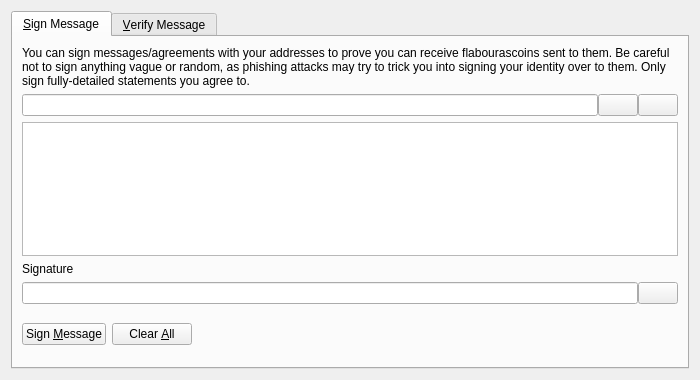
<?xml version="1.0" encoding="UTF-8"?>
<ui version="4.0">
 <class>SignVerifyMessageDialog</class>
 <widget class="QDialog" name="SignVerifyMessageDialog">
  <property name="geometry">
   <rect>
    <x>0</x>
    <y>0</y>
    <width>700</width>
    <height>380</height>
   </rect>
  </property>
  <property name="windowTitle">
   <string>Signatures - Sign / Verify a Message</string>
  </property>
  <property name="modal">
   <bool>true</bool>
  </property>
  <layout class="QVBoxLayout" name="verticalLayout">
   <item>
    <widget class="QTabWidget" name="tabWidget">
     <property name="currentIndex">
      <number>0</number>
     </property>
     <widget class="QWidget" name="tabSignMessage">
      <attribute name="title">
       <string>&amp;Sign Message</string>
      </attribute>
      <layout class="QVBoxLayout" name="verticalLayout_SM">
       <item>
        <widget class="QLabel" name="infoLabel_SM">
         <property name="text">
          <string>You can sign messages/agreements with your addresses to prove you can receive flabourascoins sent to them. Be careful not to sign anything vague or random, as phishing attacks may try to trick you into signing your identity over to them. Only sign fully-detailed statements you agree to.</string>
         </property>
         <property name="textFormat">
          <enum>Qt::PlainText</enum>
         </property>
         <property name="wordWrap">
          <bool>true</bool>
         </property>
        </widget>
       </item>
       <item>
        <layout class="QHBoxLayout" name="horizontalLayout_1_SM">
         <property name="spacing">
          <number>0</number>
         </property>
         <item>
          <widget class="QValidatedLineEdit" name="addressIn_SM">
           <property name="toolTip">
            <string>The FlabourasCoin address to sign the message with</string>
           </property>
          </widget>
         </item>
         <item>
          <widget class="QPushButton" name="addressBookButton_SM">
           <property name="toolTip">
            <string>Choose previously used address</string>
           </property>
           <property name="text">
            <string/>
           </property>
           <property name="icon">
            <iconset resource="../bitcoin.qrc">
             <normaloff>:/icons/address-book</normaloff>:/icons/address-book</iconset>
           </property>
           <property name="shortcut">
            <string>Alt+A</string>
           </property>
           <property name="autoDefault">
            <bool>false</bool>
           </property>
          </widget>
         </item>
         <item>
          <widget class="QPushButton" name="pasteButton_SM">
           <property name="toolTip">
            <string>Paste address from clipboard</string>
           </property>
           <property name="text">
            <string/>
           </property>
           <property name="icon">
            <iconset resource="../bitcoin.qrc">
             <normaloff>:/icons/editpaste</normaloff>:/icons/editpaste</iconset>
           </property>
           <property name="shortcut">
            <string>Alt+P</string>
           </property>
           <property name="autoDefault">
            <bool>false</bool>
           </property>
          </widget>
         </item>
        </layout>
       </item>
       <item>
        <widget class="QPlainTextEdit" name="messageIn_SM">
         <property name="toolTip">
          <string>Enter the message you want to sign here</string>
         </property>
        </widget>
       </item>
       <item>
        <widget class="QLabel" name="signatureLabel_SM">
         <property name="text">
          <string>Signature</string>
         </property>
         <property name="textFormat">
          <enum>Qt::PlainText</enum>
         </property>
        </widget>
       </item>
       <item>
        <layout class="QHBoxLayout" name="horizontalLayout_2_SM">
         <property name="spacing">
          <number>0</number>
         </property>
         <item>
          <widget class="QLineEdit" name="signatureOut_SM">
           <property name="font">
            <font>
             <italic>true</italic>
            </font>
           </property>
           <property name="readOnly">
            <bool>true</bool>
           </property>
          </widget>
         </item>
         <item>
          <widget class="QPushButton" name="copySignatureButton_SM">
           <property name="toolTip">
            <string>Copy the current signature to the system clipboard</string>
           </property>
           <property name="text">
            <string/>
           </property>
           <property name="icon">
            <iconset resource="../bitcoin.qrc">
             <normaloff>:/icons/editcopy</normaloff>:/icons/editcopy</iconset>
           </property>
           <property name="autoDefault">
            <bool>false</bool>
           </property>
          </widget>
         </item>
        </layout>
       </item>
       <item>
        <layout class="QHBoxLayout" name="horizontalLayout_3_SM">
         <item>
          <widget class="QPushButton" name="signMessageButton_SM">
           <property name="toolTip">
            <string>Sign the message to prove you own this FlabourasCoin address</string>
           </property>
           <property name="text">
            <string>Sign &amp;Message</string>
           </property>
           <property name="icon">
            <iconset resource="../bitcoin.qrc">
             <normaloff>:/icons/edit</normaloff>:/icons/edit</iconset>
           </property>
           <property name="autoDefault">
            <bool>false</bool>
           </property>
          </widget>
         </item>
         <item>
          <widget class="QPushButton" name="clearButton_SM">
           <property name="toolTip">
            <string>Reset all sign message fields</string>
           </property>
           <property name="text">
            <string>Clear &amp;All</string>
           </property>
           <property name="icon">
            <iconset resource="../bitcoin.qrc">
             <normaloff>:/icons/remove</normaloff>:/icons/remove</iconset>
           </property>
           <property name="autoDefault">
            <bool>false</bool>
           </property>
          </widget>
         </item>
         <item>
          <spacer name="horizontalSpacer_1_SM">
           <property name="orientation">
            <enum>Qt::Horizontal</enum>
           </property>
           <property name="sizeHint" stdset="0">
            <size>
             <width>40</width>
             <height>48</height>
            </size>
           </property>
          </spacer>
         </item>
         <item>
          <widget class="QLabel" name="statusLabel_SM">
           <property name="font">
            <font>
             <weight>75</weight>
             <bold>true</bold>
            </font>
           </property>
           <property name="text">
            <string/>
           </property>
           <property name="wordWrap">
            <bool>true</bool>
           </property>
          </widget>
         </item>
         <item>
          <spacer name="horizontalSpacer_2_SM">
           <property name="orientation">
            <enum>Qt::Horizontal</enum>
           </property>
           <property name="sizeHint" stdset="0">
            <size>
             <width>40</width>
             <height>48</height>
            </size>
           </property>
          </spacer>
         </item>
        </layout>
       </item>
      </layout>
     </widget>
     <widget class="QWidget" name="tabVerifyMessage">
      <attribute name="title">
       <string>&amp;Verify Message</string>
      </attribute>
      <layout class="QVBoxLayout" name="verticalLayout_VM">
       <item>
        <widget class="QLabel" name="infoLabel_VM">
         <property name="text">
          <string>Enter the receiver's address, message (ensure you copy line breaks, spaces, tabs, etc. exactly) and signature below to verify the message. Be careful not to read more into the signature than what is in the signed message itself, to avoid being tricked by a man-in-the-middle attack. Note that this only proves the signing party receives with the address, it cannot prove sendership of any transaction!</string>
         </property>
         <property name="textFormat">
          <enum>Qt::PlainText</enum>
         </property>
         <property name="alignment">
          <set>Qt::AlignLeading|Qt::AlignLeft|Qt::AlignTop</set>
         </property>
         <property name="wordWrap">
          <bool>true</bool>
         </property>
        </widget>
       </item>
       <item>
        <layout class="QHBoxLayout" name="horizontalLayout_1_VM">
         <property name="spacing">
          <number>0</number>
         </property>
         <item>
          <widget class="QValidatedLineEdit" name="addressIn_VM">
           <property name="toolTip">
            <string>The FlabourasCoin address the message was signed with</string>
           </property>
          </widget>
         </item>
         <item>
          <widget class="QPushButton" name="addressBookButton_VM">
           <property name="toolTip">
            <string>Choose previously used address</string>
           </property>
           <property name="text">
            <string/>
           </property>
           <property name="icon">
            <iconset resource="../bitcoin.qrc">
             <normaloff>:/icons/address-book</normaloff>:/icons/address-book</iconset>
           </property>
           <property name="shortcut">
            <string>Alt+A</string>
           </property>
           <property name="autoDefault">
            <bool>false</bool>
           </property>
          </widget>
         </item>
        </layout>
       </item>
       <item>
        <widget class="QPlainTextEdit" name="messageIn_VM"/>
       </item>
       <item>
        <widget class="QValidatedLineEdit" name="signatureIn_VM"/>
       </item>
       <item>
        <layout class="QHBoxLayout" name="horizontalLayout_2_VM">
         <item>
          <widget class="QPushButton" name="verifyMessageButton_VM">
           <property name="toolTip">
            <string>Verify the message to ensure it was signed with the specified FlabourasCoin address</string>
           </property>
           <property name="text">
            <string>Verify &amp;Message</string>
           </property>
           <property name="icon">
            <iconset resource="../bitcoin.qrc">
             <normaloff>:/icons/transaction_0</normaloff>:/icons/transaction_0</iconset>
           </property>
           <property name="autoDefault">
            <bool>false</bool>
           </property>
          </widget>
         </item>
         <item>
          <widget class="QPushButton" name="clearButton_VM">
           <property name="toolTip">
            <string>Reset all verify message fields</string>
           </property>
           <property name="text">
            <string>Clear &amp;All</string>
           </property>
           <property name="icon">
            <iconset resource="../bitcoin.qrc">
             <normaloff>:/icons/remove</normaloff>:/icons/remove</iconset>
           </property>
           <property name="autoDefault">
            <bool>false</bool>
           </property>
          </widget>
         </item>
         <item>
          <spacer name="horizontalSpacer_1_VM">
           <property name="orientation">
            <enum>Qt::Horizontal</enum>
           </property>
           <property name="sizeHint" stdset="0">
            <size>
             <width>40</width>
             <height>48</height>
            </size>
           </property>
          </spacer>
         </item>
         <item>
          <widget class="QLabel" name="statusLabel_VM">
           <property name="font">
            <font>
             <weight>75</weight>
             <bold>true</bold>
            </font>
           </property>
           <property name="text">
            <string/>
           </property>
           <property name="wordWrap">
            <bool>true</bool>
           </property>
          </widget>
         </item>
         <item>
          <spacer name="horizontalSpacer_2_VM">
           <property name="orientation">
            <enum>Qt::Horizontal</enum>
           </property>
           <property name="sizeHint" stdset="0">
            <size>
             <width>40</width>
             <height>48</height>
            </size>
           </property>
          </spacer>
         </item>
        </layout>
       </item>
      </layout>
     </widget>
    </widget>
   </item>
  </layout>
 </widget>
 <customwidgets>
  <customwidget>
   <class>QValidatedLineEdit</class>
   <extends>QLineEdit</extends>
   <header>qt/qvalidatedlineedit.h</header>
  </customwidget>
 </customwidgets>
 <resources>
  <include location="../bitcoin.qrc"/>
 </resources>
 <connections/>
</ui>
